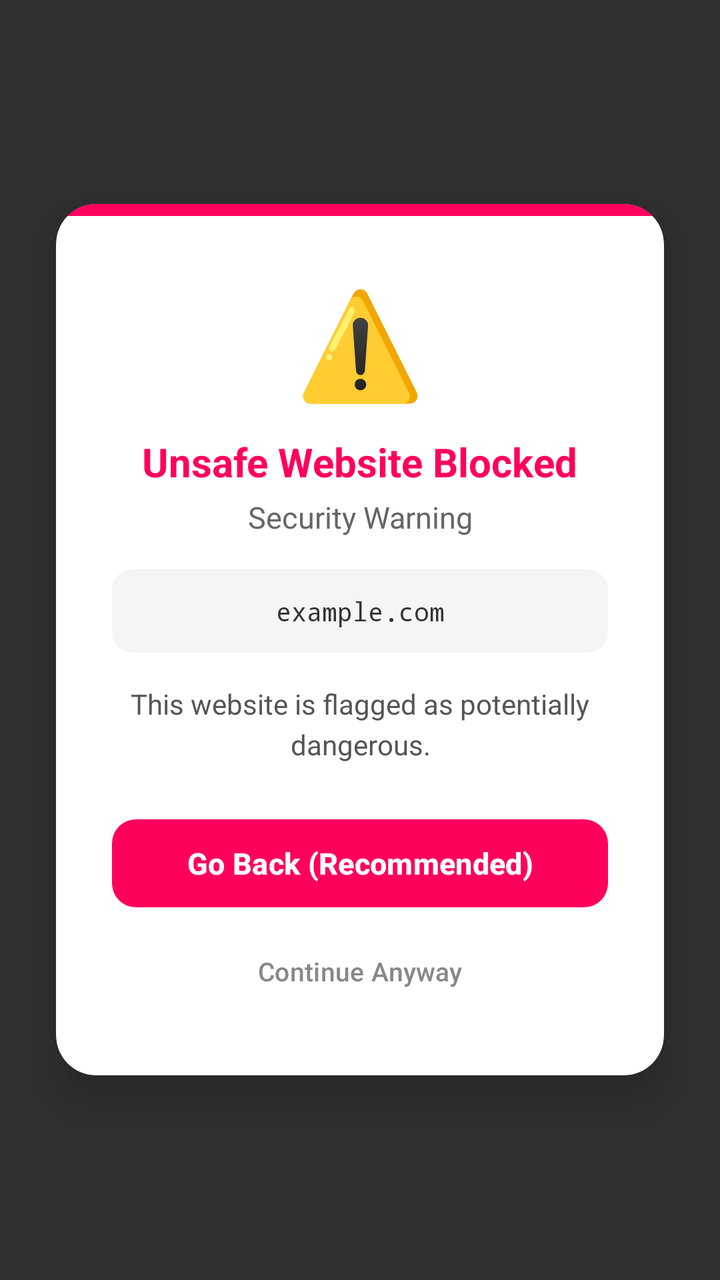
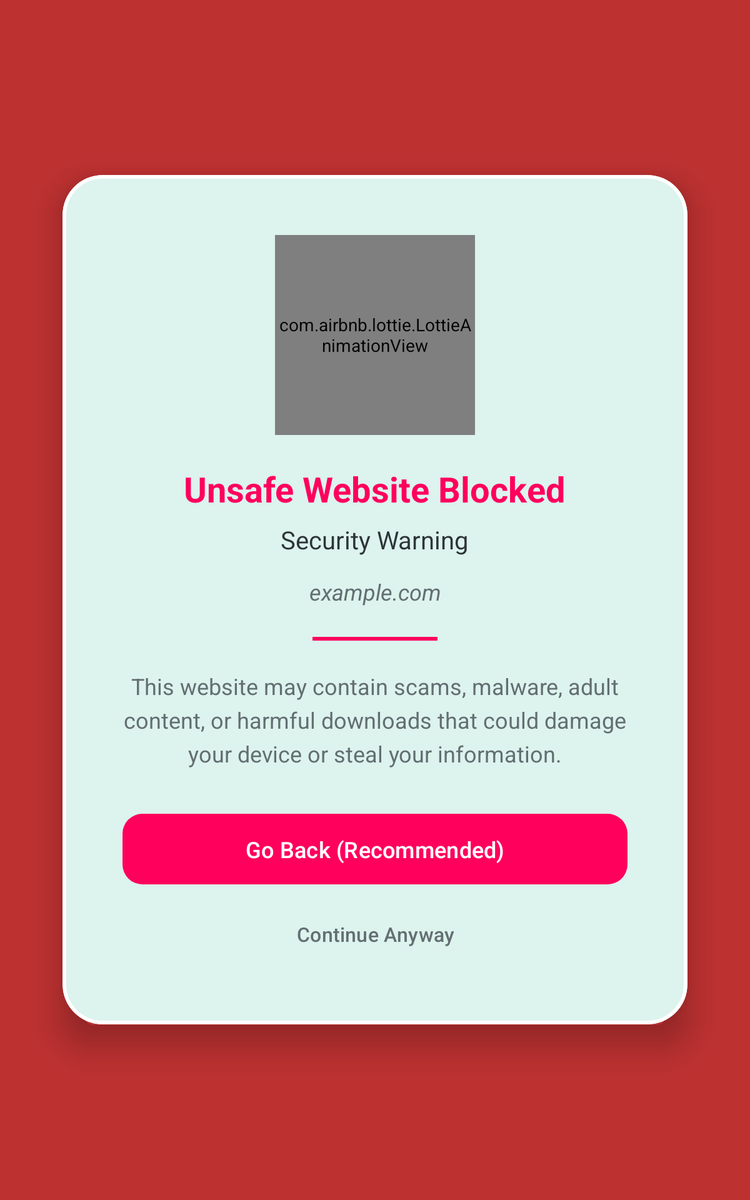

Compare how this app lays out the same screen by default and in its alternative resource folder. The renders come first, then the two layout files and the values they reference.
<!-- AndroidManifest.xml: application theme Theme.CyberRaksha -->
<!-- res/layout/dialog_threat_alert.xml -->
<?xml version="1.0" encoding="utf-8"?>
<FrameLayout xmlns:android="http://schemas.android.com/apk/res/android"
    xmlns:app="http://schemas.android.com/apk/res-auto"
    android:layout_width="match_parent"
    android:layout_height="match_parent"
    android:background="#CC000000">

    <androidx.cardview.widget.CardView
        android:layout_width="match_parent"
        android:layout_height="wrap_content"
        android:layout_gravity="center"
        android:layout_margin="28dp"
        app:cardCornerRadius="20dp"
        app:cardElevation="16dp"
        app:cardBackgroundColor="#FFFFFF">

        <LinearLayout
            android:layout_width="match_parent"
            android:layout_height="wrap_content"
            android:orientation="vertical">

            
            <View
                android:layout_width="match_parent"
                android:layout_height="6dp"
                android:background="@color/status_danger" />

            <LinearLayout
                android:layout_width="match_parent"
                android:layout_height="wrap_content"
                android:orientation="vertical"
                android:padding="28dp"
                android:gravity="center">

                
                <TextView
                    android:layout_width="wrap_content"
                    android:layout_height="wrap_content"
                    android:text="⚠️"
                    android:textSize="52sp" />

                <TextView
                    android:id="@+id/tvAlertTitle"
                    android:layout_width="wrap_content"
                    android:layout_height="wrap_content"
                    android:layout_marginTop="12dp"
                    android:text="Unsafe Website Blocked"
                    android:textColor="@color/status_danger"
                    android:textSize="20sp"
                    android:textStyle="bold"
                    android:gravity="center" />

                <TextView
                    android:id="@+id/tvAlertSubtitle"
                    android:layout_width="wrap_content"
                    android:layout_height="wrap_content"
                    android:layout_marginTop="4dp"
                    android:text="Security Warning"
                    android:textColor="#666666"
                    android:textSize="15sp"
                    android:gravity="center" />

                
                <androidx.cardview.widget.CardView
                    android:layout_width="match_parent"
                    android:layout_height="wrap_content"
                    android:layout_marginTop="16dp"
                    app:cardCornerRadius="10dp"
                    app:cardBackgroundColor="#F5F5F5"
                    app:strokeWidth="0dp"
                    app:cardElevation="0dp">
                    <TextView
                        android:id="@+id/tvThreatUrl"
                        android:layout_width="match_parent"
                        android:layout_height="wrap_content"
                        android:padding="12dp"
                        android:gravity="center"
                        android:text="example.com"
                        android:textColor="#333333"
                        android:textSize="13sp"
                        android:fontFamily="monospace"
                        android:maxLines="2"
                        android:ellipsize="middle" />
                </androidx.cardview.widget.CardView>

                <TextView
                    android:id="@+id/tvRiskDescription"
                    android:layout_width="match_parent"
                    android:layout_height="wrap_content"
                    android:layout_marginTop="16dp"
                    android:gravity="center"
                    android:text="This website is flagged as potentially dangerous."
                    android:textColor="#555555"
                    android:textSize="14sp"
                    android:lineSpacingExtra="4dp" />

                
                <com.google.android.material.button.MaterialButton
                    android:id="@+id/btnBackToSafety"
                    android:layout_width="match_parent"
                    android:layout_height="52dp"
                    android:layout_marginTop="24dp"
                    android:text="Go Back (Recommended)"
                    android:textAllCaps="false"
                    android:textSize="15sp"
                    android:textStyle="bold"
                    app:cornerRadius="12dp"
                    app:backgroundTint="@color/status_danger" />

                
                <com.google.android.material.button.MaterialButton
                    android:id="@+id/btnIgnore"
                    style="@style/Widget.Material3.Button.TextButton"
                    android:layout_width="match_parent"
                    android:layout_height="wrap_content"
                    android:layout_marginTop="4dp"
                    android:text="Continue Anyway"
                    android:textAllCaps="false"
                    android:textColor="#888888"
                    android:textSize="13sp" />

            </LinearLayout>
        </LinearLayout>
    </androidx.cardview.widget.CardView>
</FrameLayout>
<!-- resources referenced by this layout -->
<resources>
  <color name="status_danger">#FF005C</color>
  <style name="Theme.CyberRaksha" parent="Base.Theme.CyberRaksha" />
  <style name="Base.Theme.CyberRaksha" parent="Theme.Material3.Light.NoActionBar">
          <item name="colorPrimary">@color/primaryColor</item>
          <item name="colorOnPrimary">@color/white</item>
          <item name="colorPrimaryContainer">@color/primaryLightColor</item>
          <item name="colorOnPrimaryContainer">@color/primaryColor</item>
          <item name="colorSecondary">@color/primaryDarkColor</item>
          <item name="colorOnSecondary">@color/white</item>
          <item name="android:navigationBarColor">@android:color/transparent</item>
          <item name="android:statusBarColor">@android:color/transparent</item>
          <item name="android:windowBackground">@color/backgroundColor</item>
          <item name="colorSurface">@color/surface_white</item>
          <item name="colorOnSurface">@color/text_primary</item>
          <item name="colorSurfaceVariant">@color/backgroundColor</item>
          <item name="colorOnSurfaceVariant">@color/text_secondary</item>
          <item name="android:textColorPrimary">@color/text_primary</item>
          <item name="android:textColorSecondary">@color/text_secondary</item>
          <item name="android:windowTranslucentStatus">false</item>
          <item name="android:windowTranslucentNavigation">false</item>
          <item name="android:windowDrawsSystemBarBackgrounds">true</item>
      </style>
  <color name="primaryColor">#1FAF8B</color>
  <color name="white">#FFFFFFFF</color>
  <color name="primaryLightColor">#E8F5F2</color>
  <color name="primaryDarkColor">#16896D</color>
  <color name="backgroundColor">#F5F7F6</color>
  <color name="surface_white">#FFFFFF</color>
  <color name="text_primary">#2D3436</color>
  <color name="text_secondary">#636E72</color>
</resources>
<!-- res/layout-sw600dp/dialog_threat_alert.xml (the repository's variant of the layout above) -->
<!-- drawn on a 7-inch tablet held upright -->
<?xml version="1.0" encoding="utf-8"?>
<FrameLayout xmlns:android="http://schemas.android.com/apk/res/android"
    xmlns:app="http://schemas.android.com/apk/res-auto"
    android:layout_width="match_parent"
    android:layout_height="match_parent"
    android:background="#E6B71C1C"> 

    <com.google.android.material.card.MaterialCardView
        android:layout_width="500dp"
        android:layout_height="wrap_content"
        android:layout_gravity="center"
        android:layout_margin="24dp"
        app:cardCornerRadius="32dp"
        app:cardElevation="16dp"
        app:strokeColor="#FFFFFF"
        app:strokeWidth="3dp"
        app:cardBackgroundColor="@color/surface_white">

        <LinearLayout
            android:layout_width="match_parent"
            android:layout_height="wrap_content"
            android:gravity="center"
            android:orientation="vertical"
            android:padding="48dp">

            <com.airbnb.lottie.LottieAnimationView
                android:id="@+id/lottieAlert"
                android:layout_width="160dp"
                android:layout_height="160dp"
                app:lottie_autoPlay="true"
                app:lottie_loop="true"
                app:lottie_rawRes="@raw/cyber_security" />

            <TextView
                android:id="@+id/tvAlertTitle"
                android:layout_width="wrap_content"
                android:layout_height="wrap_content"
                android:layout_marginTop="24dp"
                android:text="@string/unsafe_website_blocked"
                android:textColor="@color/status_danger"
                android:textSize="28sp"
                android:textStyle="bold"
                android:gravity="center" />

            <TextView
                android:id="@+id/tvAlertSubtitle"
                android:layout_width="wrap_content"
                android:layout_height="wrap_content"
                android:layout_marginTop="8dp"
                android:text="@string/threat_alert_subtitle"
                android:textColor="@color/text_primary"
                android:textSize="20sp"
                android:gravity="center" />

            <TextView
                android:id="@+id/tvThreatUrl"
                android:layout_width="match_parent"
                android:layout_height="wrap_content"
                android:layout_marginTop="16dp"
                android:gravity="center"
                android:text="example.com"
                android:textColor="@color/text_secondary"
                android:textSize="18sp"
                android:textStyle="italic" />

            <View
                android:layout_width="100dp"
                android:layout_height="3dp"
                android:layout_marginTop="24dp"
                android:background="@color/status_danger" />

            <TextView
                android:id="@+id/tvRiskDescription"
                android:layout_width="match_parent"
                android:layout_height="wrap_content"
                android:layout_marginTop="24dp"
                android:gravity="center"
                android:text="@string/threat_description_default"
                android:textColor="@color/text_secondary"
                android:textSize="18sp"
                android:lineSpacingExtra="6dp" />

            <com.google.android.material.button.MaterialButton
                android:id="@+id/btnBackToSafety"
                android:layout_width="match_parent"
                android:layout_height="wrap_content"
                android:layout_marginTop="32dp"
                android:padding="16dp"
                android:text="@string/btn_back_to_safety"
                android:textAllCaps="false"
                android:textSize="18sp"
                app:cornerRadius="16dp"
                app:backgroundTint="@color/status_danger" />

            <com.google.android.material.button.MaterialButton
                android:id="@+id/btnIgnore"
                style="@style/Widget.Material3.Button.TextButton"
                android:layout_width="match_parent"
                android:layout_height="wrap_content"
                android:layout_marginTop="12dp"
                android:text="@string/btn_continue_anyway"
                android:textAllCaps="false"
                android:textColor="@color/text_secondary"
                android:textSize="16sp" />

        </LinearLayout>
    </com.google.android.material.card.MaterialCardView>
</FrameLayout>
<!-- resources referenced by the variant -->
<!-- as a 7-inch tablet held upright resolves them -->
<resources>
  <color name="status_danger">#FF005C</color>
  <color name="surface_white">#FFFFFF</color>
  <color name="text_primary">#2D3436</color>
  <color name="text_secondary">#636E72</color>
  <string name="btn_back_to_safety">Go Back (Recommended)</string>
  <string name="btn_continue_anyway">Continue Anyway</string>
  <string name="threat_alert_subtitle">Security Warning</string>
  <string name="threat_description_default">This website may contain scams, malware, adult content, or harmful downloads that could damage your device or steal your information.</string>
  <string name="unsafe_website_blocked">Unsafe Website Blocked</string>
  <style name="Theme.CyberRaksha" parent="Base.Theme.CyberRaksha" />
  <style name="Base.Theme.CyberRaksha" parent="Theme.Material3.Light.NoActionBar">
          <item name="colorPrimary">@color/primaryColor</item>
          <item name="colorOnPrimary">@color/white</item>
          <item name="colorPrimaryContainer">@color/primaryLightColor</item>
          <item name="colorOnPrimaryContainer">@color/primaryColor</item>
          <item name="colorSecondary">@color/primaryDarkColor</item>
          <item name="colorOnSecondary">@color/white</item>
          <item name="android:navigationBarColor">@android:color/transparent</item>
          <item name="android:statusBarColor">@android:color/transparent</item>
          <item name="android:windowBackground">@color/backgroundColor</item>
          <item name="colorSurface">@color/surface_white</item>
          <item name="colorOnSurface">@color/text_primary</item>
          <item name="colorSurfaceVariant">@color/backgroundColor</item>
          <item name="colorOnSurfaceVariant">@color/text_secondary</item>
          <item name="android:textColorPrimary">@color/text_primary</item>
          <item name="android:textColorSecondary">@color/text_secondary</item>
          <item name="android:windowTranslucentStatus">false</item>
          <item name="android:windowTranslucentNavigation">false</item>
          <item name="android:windowDrawsSystemBarBackgrounds">true</item>
      </style>
  <color name="primaryColor">#1FAF8B</color>
  <color name="white">#FFFFFFFF</color>
  <color name="primaryLightColor">#E8F5F2</color>
  <color name="primaryDarkColor">#16896D</color>
  <color name="backgroundColor">#F5F7F6</color>
</resources>
